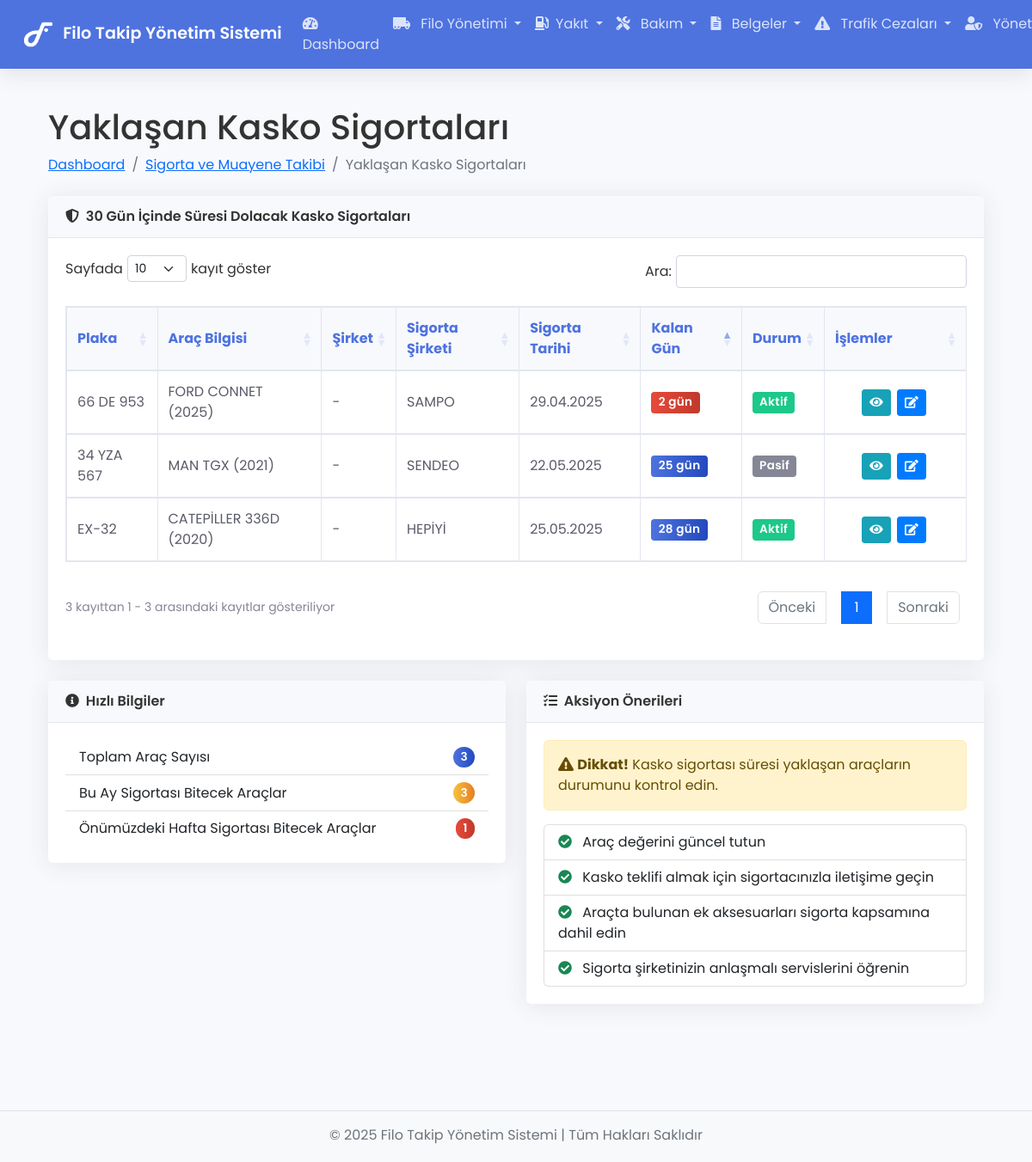
The app's page /insurance/upcomingCascoInsurance (signed in) with its own data.
### tables this page shows
CREATE TABLE `vehicles` (
  `id` int(11) NOT NULL,
  `plate_number` varchar(20) NOT NULL,
  `brand` varchar(100) NOT NULL,
  `model` varchar(100) NOT NULL,
  `year` int(11) DEFAULT NULL,
  `company_id` int(11) DEFAULT NULL,
  `vehicle_type` enum('Otomobil','Kamyonet','Damperli Kamyon','Istıcı Kazan','Beton Santrali','Silindir','Loder','Bekoloder','Ekskavatör','Akaryakıt Tankı','Yağlama ve Bakım','Mikserler','Çekici','Arazöz','Mobil Beton Pompası','Jeneratör') NOT NULL,
  `status` enum('Aktif','Pasif','Bakımda') NOT NULL DEFAULT 'Aktif',
  `created_at` timestamp NOT NULL DEFAULT current_timestamp(),
  `order_number` varchar(50) DEFAULT NULL,
  `equipment_number` varchar(50) DEFAULT NULL,
  `fixed_asset_number` varchar(50) DEFAULT NULL,
  `cost_center` varchar(100) DEFAULT NULL,
  `production_site` varchar(100) DEFAULT NULL,
  `inspection_date` date DEFAULT NULL,
  `traffic_insurance_agency` varchar(100) DEFAULT NULL,
  `traffic_insurance_date` date DEFAULT NULL,
  `casco_insurance_agency` varchar(100) DEFAULT NULL,
  `casco_insurance_date` date DEFAULT NULL,
  `work_site` varchar(100) DEFAULT NULL,
  `initial_km` int(11) DEFAULT NULL COMMENT 'Aracın sisteme giriş km bilgisi',
  `initial_hours` decimal(10,2) DEFAULT NULL COMMENT 'Aracın sisteme giriş çalışma saati',
  `current_km` int(11) DEFAULT NULL COMMENT 'Aracın mevcut kilometre bilgisi',
  `current_hours` decimal(10,2) DEFAULT NULL COMMENT 'Aracın mevcut çalışma saati'
);

### app/Controllers/Insurance.php (called while the page is built, shortened)
<?php
class Insurance extends Controller
{
    private $vehicleModel;
    public function __construct()
    {
        try {
            $this->vehicleModel = $this->model('Vehicle');
        } catch (\Exception $e) {
            error_log('Insurance controller modelleri yüklenirken hata: ' . $e->getMessage());
            flash('error', 'Sistem modülleri yüklenirken bir hata oluştu. Lütfen daha sonra tekrar deneyin.');
            $this->vehicleModel = null;
            $this->companyModel = null;
        }
    }
    public function upcomingCascoInsurance()
    {
        $upcomingCasco = $this->getUpcomingCascoInsurance(30);
        $data = [
            'title' => 'Yaklaşan Kasko Sigortaları',
            'vehicles' => $upcomingCasco,
            'days' => 30
        ];
        $this->view('insurance/upcoming_casco', $data);
    }
    private function getUpcomingCascoInsurance($days = 30)
    {
        $vehicles = $this->vehicleModel->getVehicles();
        $upcomingCasco = [];
        $today = new DateTime();
        $future = new DateTime();
        $future->modify('+' . $days . ' days');
        foreach ($vehicles as $vehicle) {
            if (!empty($vehicle->casco_insurance_date)) {
                $cascoDate = new DateTime($vehicle->casco_insurance_date);
                if ($cascoDate >= $today && $cascoDate <= $future) {
                    $diff = $today->diff($cascoDate);
                    $vehicle->days_left = $diff->days;
                    $upcomingCasco[] = $vehicle;
                }
            }
        }
        usort($upcomingCasco, function ($a, $b) {
            return $a->days_left - $b->days_left;
        });
        return $upcomingCasco;
    }
}

### app/Core/App.php (called while the page is built, shortened)
<?php
class App {
    protected $currentController;
    protected $currentMethod = 'index';
    public function __construct() {
        $url = $this->getUrl();
        if (!empty($url) && isset($url[0])) {
            $controllerName = ucwords($url[0]);
            $controllerClass = 'App\\Controllers\\' . $controllerName;
            if (class_exists($controllerClass)) {
                unset($url[0]);
            } else {
                error_log('Hata: Controller bulunamadı: ' . $controllerClass);
                $this->errorPage('Controller bulunamadı: ' . $controllerName);
                return;
            }
        }
        try {
            $this->currentController = new $controllerClass();
        } catch (\Throwable $e) {
            error_log('Hata: Controller oluşturulamadı: ' . $e->getMessage());
            $this->errorPage('Controller oluşturulamadı: ' . $e->getMessage());
            return;
        }
        if (isset($url[1])) {
            $methodName = $url[1];
            if (method_exists($this->currentController, $methodName)) {
                $this->currentMethod = $methodName;
                unset($url[1]);
            } else {
                error_log('Hata: Metod bulunamadı: ' . $methodName);
                $this->errorPage('Metod bulunamadı: ' . $methodName);
                return;
            }
        }
        $this->params = $url ? array_values($url) : [];
        try {
            call_user_func_array([$this->currentController, $this->currentMethod], $this->params);
        } catch (\ArgumentCountError $e) {
            error_log('Hata: Parametre sayısı hatası: ' . $e->getMessage());
            $this->errorPage('Yanlış sayıda parametre: ' . $e->getMessage());
        } catch (\Throwable $e) {
            error_log('Hata: ' . $e->getMessage() . "\n" . $e->getTraceAsString());
            $this->errorPage($e->getMessage());
        }
    }
    public function getUrl(): array {
        if (isset($_GET['url'])) {
            $url = rtrim($_GET['url'], '/');
            $url = filter_var($url, FILTER_SANITIZE_URL);
            $url = explode('/', $url);
            return $url;
        }
        return [];
    }
}

### index.php (called while the page is built, shortened)
<?php
$app = new App();

### app/Core/Database.php (called while the page is built, shortened)
<?php
class Database {
    private $host = DB_HOST;
    private $user = DB_USER;
    private $pass = DB_PASS;
    private $dbname = DB_NAME;
    private $dbh;
    private $stmt;
    public function __construct() {
        $dsn = 'mysql:host=' . $this->host . ';dbname=' . $this->dbname . ';charset=utf8';
        $options = [
            \PDO::ATTR_PERSISTENT => true,
            \PDO::ATTR_ERRMODE => \PDO::ERRMODE_EXCEPTION,
            \PDO::ATTR_DEFAULT_FETCH_MODE => \PDO::FETCH_OBJ,
            \PDO::ATTR_EMULATE_PREPARES => false
        ];
        try {
            $this->dbh = new \PDO($dsn, $this->user, $this->pass, $options);
        } catch (\PDOException $e) {
            $this->error = $e->getMessage();
            echo $this->error;
        }
    }
    public function query(string $sql): bool {
        try {
            $this->stmt = $this->dbh->prepare($sql);
            return true;
        } catch (\PDOException $e) {
            error_log("Database::query - PDO Hatası: " . $e->getMessage());
            return false;
        }
    }
    public function execute(): bool {
        try {
            return $this->stmt->execute();
        } catch (\PDOException $e) {
            error_log("Database::execute - PDO Hatası: " . $e->getMessage());
            return false;
        }
    }
    public function resultSet(): array|false {
        try {
            if ($this->execute()) {
                return $this->stmt->fetchAll();
            }
            return false;
        } catch (\PDOException $e) {
            error_log("Database::resultSet - PDO Hatası: " . $e->getMessage());
            return false;
        }
    }
}

### app/Models/Vehicle.php (called while the page is built, shortened)
<?php
class Vehicle
{
    private $db;
    public function __construct()
    {
        $this->db = new Database;
    }
    public function getVehicles()
    {
        $this->db->query('SELECT * FROM vehicles ORDER BY created_at DESC');
        $results = $this->db->resultSet();
        return $results;
    }
}

### app/views/insurance/upcoming_casco.php (the view, shortened to what this page needs)
<?php require APPROOT . '/views/inc/header.php'; ?>
<div class="container-fluid px-4">
    <h1 class="mt-4"><?php echo $data['title']; ?></h1>
    <ol class="breadcrumb mb-4">
        <li class="breadcrumb-item"><a href="<?php echo URLROOT; ?>/dashboard">Dashboard</a></li>
        <li class="breadcrumb-item"><a href="<?php echo URLROOT; ?>/insurance">Sigorta ve Muayene Takibi</a></li>
        <li class="breadcrumb-item active">Yaklaşan Kasko Sigortaları</li>
    </ol>
    <div class="card mb-4">
        <div class="card-header">
            <i class="fas fa-shield-alt me-1"></i>
            <?php echo $data['days']; ?> Gün İçinde Süresi Dolacak Kasko Sigortaları
        </div>
        <div class="card-body">
            <div class="table-responsive">
                <table class="table table-bordered table-hover" id="upcomingCascoTable">
                    <thead>
                        <tr>
                            <th>Plaka</th>
                            <th>Araç Bilgisi</th>
                            <th>Şirket</th>
                            <th>Sigorta Şirketi</th>
                            <th>Sigorta Tarihi</th>
                            <th>Kalan Gün</th>
                            <th>Durum</th>
                            <th>İşlemler</th>
                        </tr>
                    </thead>
                    <tbody>
                        <?php if(!empty($data['vehicles'])): ?>
                            <?php foreach($data['vehicles'] as $vehicle): ?>
                                <tr>
                                    <td><?php echo $vehicle->plate_number; ?></td>
                                    <td><?php echo $vehicle->brand . ' ' . $vehicle->model . ' (' . $vehicle->year . ')'; ?></td>
                                    <td><?php echo isset($vehicle->company_name) ? $vehicle->company_name : '-'; ?></td>
                                    <td><?php echo !empty($vehicle->casco_insurance_agency) ? $vehicle->casco_insurance_agency : '-'; ?></td>
                                    <td><?php echo date('d.m.Y', strtotime($vehicle->casco_insurance_date)); ?></td>
                                    <td>
                                        <span class="badge <?php
                                            if($vehicle->days_left <= 7) {
                                                echo 'bg-danger';
                                            } elseif($vehicle->days_left <= 15) {
                                                echo 'bg-warning';
                                            } else {
                                                echo 'bg-primary';
                                            }
                                        ?>">
                                            <?php echo $vehicle->days_left; ?> gün
                                        </span>
                                    </td>
                                    <td>
                                        <span class="badge <?php
                                            switch($vehicle->status) {
                                                case 'Aktif':
                                                    echo 'bg-success';
                                                    break;
                                                case 'Pasif':
                                                    echo 'bg-secondary';
                                                    break;
                                            }
                                        ?>">
                                            <?php echo $vehicle->status; ?>
                                        </span>
                                    </td>
                                    <td>
                                        <a href="<?php echo URLROOT; ?>/insurance/vehicle/<?php echo $vehicle->id; ?>" class="btn btn-sm btn-info">
                                            <i class="fas fa-eye"></i>
                                        </a>
                                        <a href="<?php echo URLROOT; ?>/vehicles/edit/<?php echo $vehicle->id; ?>" class="btn btn-sm btn-primary">
                                            <i class="fas fa-edit"></i>
                                        </a>
                                    </td>
                                </tr>
                            <?php endforeach; ?>
                        <?php else: ?>
                            <tr>
                                <td colspan="8" class="text-center">Önümüzdeki <?php echo $data['days']; ?> gün içinde süresi dolacak kasko sigortası bulunamadı</td>
                            </tr>
                        <?php endif; ?>
                    </tbody>
                </table>
            </div>
        </div>
    </div>
    <div class="row mb-4">
        <div class="col-md-6">
            <div class="card">
                <div class="card-header">
                    <i class="fas fa-info-circle me-1"></i>
                    Hızlı Bilgiler
                </div>
                <div class="card-body">
                    <ul class="list-group list-group-flush">
                        <li class="list-group-item d-flex justify-content-between align-items-center">
                            Toplam Araç Sayısı
                            <span class="badge bg-primary rounded-pill" id="totalVehicles">Yükleniyor...</span>
                        </li>
                        <li class="list-group-item d-flex justify-content-between align-items-center">
                            Bu Ay Sigortası Bitecek Araçlar
                            <span class="badge bg-warning rounded-pill" id="thisMonth">Yükleniyor...</span>
                        </li>
                        <li class="list-group-item d-flex justify-content-between align-items-center">
                            Önümüzdeki Hafta Sigortası Bitecek Araçlar
                            <span class="badge bg-danger rounded-pill" id="nextWeek">Yükleniyor...</span>
                        </li>
                    </ul>
                </div>
            </div>
        </div>
        <div class="col-md-6">
            <div class="card">
                <div class="card-header">
                    <i class="fas fa-tasks me-1"></i>
                    Aksiyon Önerileri
                </div>
                <div class="card-body">
                    <div class="alert alert-warning">
                        <i class="fas fa-exclamation-triangle"></i> <strong>Dikkat!</strong> Kasko sigortası süresi yaklaşan araçların durumunu kontrol edin.
                    </div>
                    <ul class="list-group">
                        <li class="list-group-item">
                            <i class="fas fa-check-circle text-success me-2"></i> Araç değerini güncel tutun
                        </li>
                        <li class="list-group-item">
                            <i class="fas fa-check-circle text-success me-2"></i> Kasko teklifi almak için sigortacınızla iletişime geçin
                        </li>
                        <li class="list-group-item">
                            <i class="fas fa-check-circle text-success me-2"></i> Araçta bulunan ek aksesuarları sigorta kapsamına dahil edin
                        </li>
                        <li class="list-group-item">
                            <i class="fas fa-check-circle text-success me-2"></i> Sigorta şirketinizin anlaşmalı servislerini öğrenin
                        </li>
                    </ul>
                </div>
            </div>
        </div>
    </div>
</div>
<?php require APPROOT . '/views/inc/footer.php'; ?>

### records on screen
vehicles: plate_number "66 DE 953", brand "FORD", model "CONNET", year "2025", casco_insurance_agency "SAMPO", casco_insurance_date "29.04.2025", casco_insurance_date "2", status "Aktif"
vehicles: plate_number "34 YZA 567", brand "MAN", model "TGX", year "2021", casco_insurance_agency "SENDEO", casco_insurance_date "22.05.2025", casco_insurance_date "25", status "Pasif"
vehicles: plate_number "EX-32", brand "CATEPİLLER", model "336D", year "2020", casco_insurance_agency "HEPİYİ", casco_insurance_date "25.05.2025", casco_insurance_date "28", status "Aktif"

### other values on screen
SITENAME "Filo Takip Yönetim Sistemi"
$data['title'] "Yaklaşan Kasko Sigortaları"
$data['days'] "30"
